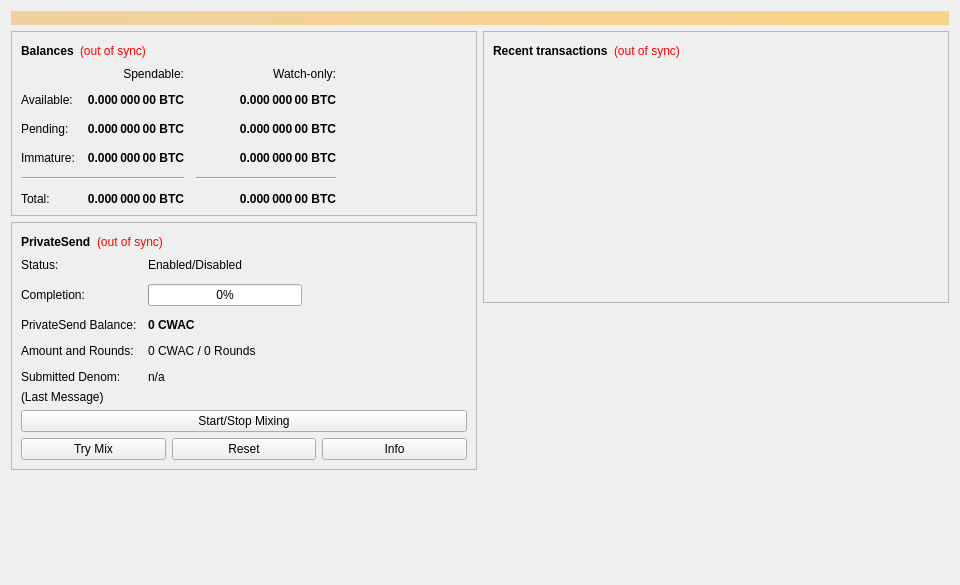
<?xml version="1.0" encoding="UTF-8"?>
<ui version="4.0">
 <class>OverviewPage</class>
 <widget class="QWidget" name="OverviewPage">
  <property name="geometry">
   <rect>
    <x>0</x>
    <y>0</y>
    <width>960</width>
    <height>585</height>
   </rect>
  </property>
  <property name="minimumSize">
   <size>
    <width>960</width>
    <height>0</height>
   </size>
  </property>
  <property name="windowTitle">
   <string>Form</string>
  </property>
  <layout class="QVBoxLayout" name="topLayout">
   <item>
    <widget class="QLabel" name="labelAlerts">
     <property name="visible">
      <bool>false</bool>
     </property>
     <property name="styleSheet">
      <string notr="true">QLabel { background-color: qlineargradient(x1: 0, y1: 0, x2: 1, y2: 0, stop:0 #F0D0A0, stop:1 #F8D488); color:#000000; }</string>
     </property>
     <property name="wordWrap">
      <bool>true</bool>
     </property>
     <property name="margin">
      <number>3</number>
     </property>
     <property name="textInteractionFlags">
      <set>Qt::TextSelectableByMouse</set>
     </property>
    </widget>
   </item>
   <item>
    <layout class="QHBoxLayout" name="horizontalLayout" stretch="1,1">
     <item>
      <layout class="QVBoxLayout" name="verticalLayout_2">
       <item>
        <widget class="QFrame" name="frame">
         <property name="frameShape">
          <enum>QFrame::StyledPanel</enum>
         </property>
         <property name="frameShadow">
          <enum>QFrame::Raised</enum>
         </property>
         <layout class="QVBoxLayout" name="verticalLayout_4">
          <item>
           <layout class="QHBoxLayout" name="horizontalLayout_4">
            <item>
             <widget class="QLabel" name="label_5">
              <property name="font">
               <font>
                <weight>75</weight>
                <bold>true</bold>
               </font>
              </property>
              <property name="text">
               <string>Balances</string>
              </property>
             </widget>
            </item>
            <item>
             <widget class="QLabel" name="labelWalletStatus">
              <property name="toolTip">
               <string>The displayed information may be out of date. Your wallet automatically synchronizes with the cryptocause network after a connection is established, but this process has not completed yet.</string>
              </property>
              <property name="styleSheet">
               <string notr="true">QLabel { color: red; }</string>
              </property>
              <property name="text">
               <string notr="true">(out of sync)</string>
              </property>
              <property name="alignment">
               <set>Qt::AlignLeading|Qt::AlignLeft|Qt::AlignVCenter</set>
              </property>
             </widget>
            </item>
            <item>
             <spacer name="horizontalSpacer_3">
              <property name="orientation">
               <enum>Qt::Horizontal</enum>
              </property>
              <property name="sizeHint" stdset="0">
               <size>
                <width>40</width>
                <height>20</height>
               </size>
              </property>
             </spacer>
            </item>
           </layout>
          </item>
          <item>
           <layout class="QGridLayout" name="gridLayout">
            <property name="spacing">
             <number>12</number>
            </property>
            <item row="2" column="2">
             <widget class="QLabel" name="labelWatchPending">
              <property name="font">
               <font>
                <weight>75</weight>
                <bold>true</bold>
               </font>
              </property>
              <property name="cursor">
               <cursorShape>IBeamCursor</cursorShape>
              </property>
              <property name="toolTip">
               <string>Unconfirmed transactions to watch-only addresses</string>
              </property>
              <property name="text">
               <string notr="true">0.000 000 00 BTC</string>
              </property>
              <property name="alignment">
               <set>Qt::AlignRight|Qt::AlignTrailing|Qt::AlignVCenter</set>
              </property>
              <property name="textInteractionFlags">
               <set>Qt::LinksAccessibleByMouse|Qt::TextSelectableByKeyboard|Qt::TextSelectableByMouse</set>
              </property>
             </widget>
            </item>
            <item row="2" column="1">
             <widget class="QLabel" name="labelUnconfirmed">
              <property name="font">
               <font>
                <weight>75</weight>
                <bold>true</bold>
               </font>
              </property>
              <property name="cursor">
               <cursorShape>IBeamCursor</cursorShape>
              </property>
              <property name="toolTip">
               <string>Total of transactions that have yet to be confirmed, and do not yet count toward the spendable balance</string>
              </property>
              <property name="text">
               <string notr="true">0.000 000 00 BTC</string>
              </property>
              <property name="alignment">
               <set>Qt::AlignRight|Qt::AlignTrailing|Qt::AlignVCenter</set>
              </property>
              <property name="textInteractionFlags">
               <set>Qt::LinksAccessibleByMouse|Qt::TextSelectableByKeyboard|Qt::TextSelectableByMouse</set>
              </property>
             </widget>
            </item>
            <item row="3" column="2">
             <widget class="QLabel" name="labelWatchImmature">
              <property name="font">
               <font>
                <weight>75</weight>
                <bold>true</bold>
               </font>
              </property>
              <property name="cursor">
               <cursorShape>IBeamCursor</cursorShape>
              </property>
              <property name="toolTip">
               <string>Mined balance in watch-only addresses that has not yet matured</string>
              </property>
              <property name="text">
               <string notr="true">0.000 000 00 BTC</string>
              </property>
              <property name="alignment">
               <set>Qt::AlignRight|Qt::AlignTrailing|Qt::AlignVCenter</set>
              </property>
              <property name="textInteractionFlags">
               <set>Qt::LinksAccessibleByMouse|Qt::TextSelectableByKeyboard|Qt::TextSelectableByMouse</set>
              </property>
             </widget>
            </item>
            <item row="4" column="0" colspan="2">
             <widget class="Line" name="lineSpendableBalance">
              <property name="orientation">
               <enum>Qt::Horizontal</enum>
              </property>
             </widget>
            </item>
            <item row="4" column="2">
             <widget class="Line" name="lineWatchBalance">
              <property name="sizePolicy">
               <sizepolicy hsizetype="Preferred" vsizetype="Fixed">
                <horstretch>0</horstretch>
                <verstretch>0</verstretch>
               </sizepolicy>
              </property>
              <property name="minimumSize">
               <size>
                <width>140</width>
                <height>0</height>
               </size>
              </property>
              <property name="orientation">
               <enum>Qt::Horizontal</enum>
              </property>
             </widget>
            </item>
            <item row="5" column="0">
             <widget class="QLabel" name="labelTotalText">
              <property name="text">
               <string>Total:</string>
              </property>
             </widget>
            </item>
            <item row="3" column="1">
             <widget class="QLabel" name="labelImmature">
              <property name="font">
               <font>
                <weight>75</weight>
                <bold>true</bold>
               </font>
              </property>
              <property name="cursor">
               <cursorShape>IBeamCursor</cursorShape>
              </property>
              <property name="toolTip">
               <string>Mined balance that has not yet matured</string>
              </property>
              <property name="text">
               <string notr="true">0.000 000 00 BTC</string>
              </property>
              <property name="alignment">
               <set>Qt::AlignRight|Qt::AlignTrailing|Qt::AlignVCenter</set>
              </property>
              <property name="textInteractionFlags">
               <set>Qt::LinksAccessibleByMouse|Qt::TextSelectableByKeyboard|Qt::TextSelectableByMouse</set>
              </property>
             </widget>
            </item>
            <item row="2" column="3">
             <spacer name="horizontalSpacer_2">
              <property name="orientation">
               <enum>Qt::Horizontal</enum>
              </property>
              <property name="sizeHint" stdset="0">
               <size>
                <width>40</width>
                <height>20</height>
               </size>
              </property>
             </spacer>
            </item>
            <item row="3" column="0">
             <widget class="QLabel" name="labelImmatureText">
              <property name="text">
               <string>Immature:</string>
              </property>
             </widget>
            </item>
            <item row="5" column="1">
             <widget class="QLabel" name="labelTotal">
              <property name="font">
               <font>
                <weight>75</weight>
                <bold>true</bold>
               </font>
              </property>
              <property name="cursor">
               <cursorShape>IBeamCursor</cursorShape>
              </property>
              <property name="toolTip">
               <string>Your current total balance</string>
              </property>
              <property name="text">
               <string notr="true">0.000 000 00 BTC</string>
              </property>
              <property name="alignment">
               <set>Qt::AlignRight|Qt::AlignTrailing|Qt::AlignVCenter</set>
              </property>
              <property name="textInteractionFlags">
               <set>Qt::LinksAccessibleByMouse|Qt::TextSelectableByKeyboard|Qt::TextSelectableByMouse</set>
              </property>
             </widget>
            </item>
            <item row="5" column="2">
             <widget class="QLabel" name="labelWatchTotal">
              <property name="font">
               <font>
                <weight>75</weight>
                <bold>true</bold>
               </font>
              </property>
              <property name="cursor">
               <cursorShape>IBeamCursor</cursorShape>
              </property>
              <property name="toolTip">
               <string>Current total balance in watch-only addresses</string>
              </property>
              <property name="text">
               <string notr="true">0.000 000 00 BTC</string>
              </property>
              <property name="alignment">
               <set>Qt::AlignRight|Qt::AlignTrailing|Qt::AlignVCenter</set>
              </property>
              <property name="textInteractionFlags">
               <set>Qt::LinksAccessibleByMouse|Qt::TextSelectableByKeyboard|Qt::TextSelectableByMouse</set>
              </property>
             </widget>
            </item>
            <item row="0" column="2">
             <widget class="QLabel" name="labelWatchonly">
              <property name="text">
               <string>Watch-only:</string>
              </property>
              <property name="alignment">
               <set>Qt::AlignRight|Qt::AlignTrailing|Qt::AlignVCenter</set>
              </property>
             </widget>
            </item>
            <item row="1" column="0">
             <widget class="QLabel" name="labelBalanceText">
              <property name="text">
               <string>Available:</string>
              </property>
             </widget>
            </item>
            <item row="1" column="1">
             <widget class="QLabel" name="labelBalance">
              <property name="font">
               <font>
                <weight>75</weight>
                <bold>true</bold>
               </font>
              </property>
              <property name="cursor">
               <cursorShape>IBeamCursor</cursorShape>
              </property>
              <property name="toolTip">
               <string>Your current spendable balance</string>
              </property>
              <property name="text">
               <string notr="true">0.000 000 00 BTC</string>
              </property>
              <property name="alignment">
               <set>Qt::AlignRight|Qt::AlignTrailing|Qt::AlignVCenter</set>
              </property>
              <property name="textInteractionFlags">
               <set>Qt::LinksAccessibleByMouse|Qt::TextSelectableByKeyboard|Qt::TextSelectableByMouse</set>
              </property>
             </widget>
            </item>
            <item row="1" column="2">
             <widget class="QLabel" name="labelWatchAvailable">
              <property name="font">
               <font>
                <weight>75</weight>
                <bold>true</bold>
               </font>
              </property>
              <property name="cursor">
               <cursorShape>IBeamCursor</cursorShape>
              </property>
              <property name="toolTip">
               <string>Your current balance in watch-only addresses</string>
              </property>
              <property name="text">
               <string notr="true">0.000 000 00 BTC</string>
              </property>
              <property name="alignment">
               <set>Qt::AlignRight|Qt::AlignTrailing|Qt::AlignVCenter</set>
              </property>
              <property name="textInteractionFlags">
               <set>Qt::LinksAccessibleByMouse|Qt::TextSelectableByKeyboard|Qt::TextSelectableByMouse</set>
              </property>
             </widget>
            </item>
            <item row="2" column="0">
             <widget class="QLabel" name="labelPendingText">
              <property name="text">
               <string>Pending:</string>
              </property>
             </widget>
            </item>
            <item row="0" column="1">
             <widget class="QLabel" name="labelSpendable">
              <property name="text">
               <string>Spendable:</string>
              </property>
              <property name="alignment">
               <set>Qt::AlignRight|Qt::AlignTrailing|Qt::AlignVCenter</set>
              </property>
             </widget>
            </item>
           </layout>
          </item>
         </layout>
        </widget>
       </item>
       <item>
        <widget class="QFrame" name="framePrivateSend">
         <property name="layoutDirection">
          <enum>Qt::LeftToRight</enum>
         </property>
         <property name="frameShape">
          <enum>QFrame::StyledPanel</enum>
         </property>
         <property name="frameShadow">
          <enum>QFrame::Raised</enum>
         </property>
         <layout class="QVBoxLayout" name="VerticalLayout_PS1">
          <item>
           <layout class="QHBoxLayout" name="horizontalLayout_5">
            <item>
             <widget class="QLabel" name="labelPrivateSendHeader">
              <property name="font">
               <font>
                <weight>75</weight>
                <bold>true</bold>
               </font>
              </property>
              <property name="text">
               <string>PrivateSend</string>
              </property>
             </widget>
            </item>
            <item>
             <widget class="QLabel" name="labelPrivateSendSyncStatus">
              <property name="toolTip">
               <string>The displayed information may be out of date. Your wallet automatically synchronizes with the cryptocause network after a connection is established, but this process has not completed yet.</string>
              </property>
              <property name="styleSheet">
               <string notr="true">QLabel { color: red; }</string>
              </property>
              <property name="text">
               <string notr="true">(out of sync)</string>
              </property>
              <property name="alignment">
               <set>Qt::AlignLeading|Qt::AlignLeft|Qt::AlignVCenter</set>
              </property>
             </widget>
            </item>
            <item>
             <spacer name="horizontalSpacer_4">
              <property name="orientation">
               <enum>Qt::Horizontal</enum>
              </property>
              <property name="sizeHint" stdset="0">
               <size>
                <width>40</width>
                <height>20</height>
               </size>
              </property>
             </spacer>
            </item>
           </layout>
          </item>
          <item>
           <layout class="QFormLayout" name="privateSendFormLayout">
            <property name="fieldGrowthPolicy">
             <enum>QFormLayout::AllNonFixedFieldsGrow</enum>
            </property>
            <property name="horizontalSpacing">
             <number>11</number>
            </property>
            <property name="verticalSpacing">
             <number>12</number>
            </property>
            <item row="0" column="0">
             <widget class="QLabel" name="labelPrivateSendEnabledText">
              <property name="text">
               <string>Status:</string>
              </property>
             </widget>
            </item>
            <item row="0" column="1">
             <widget class="QLabel" name="labelPrivateSendEnabled">
              <property name="text">
               <string>Enabled/Disabled</string>
              </property>
             </widget>
            </item>
            <item row="1" column="0">
             <widget class="QLabel" name="labelCompletitionText">
              <property name="text">
               <string>Completion:</string>
              </property>
             </widget>
            </item>
            <item row="1" column="1">
             <widget class="QProgressBar" name="privateSendProgress">
              <property name="maximumSize">
               <size>
                <width>154</width>
                <height>16777215</height>
               </size>
              </property>
              <property name="value">
               <number>0</number>
              </property>
             </widget>
            </item>
            <item row="2" column="0">
             <widget class="QLabel" name="labelAnonymizedText">
              <property name="text">
               <string>PrivateSend Balance:</string>
              </property>
             </widget>
            </item>
            <item row="2" column="1">
             <widget class="QLabel" name="labelAnonymized">
              <property name="font">
               <font>
                <weight>75</weight>
                <bold>true</bold>
               </font>
              </property>
              <property name="text">
               <string notr="true">0 CWAC</string>
              </property>
             </widget>
            </item>
            <item row="3" column="0">
             <widget class="QLabel" name="labelAmountAndRoundsText">
              <property name="text">
               <string>Amount and Rounds:</string>
              </property>
             </widget>
            </item>
            <item row="3" column="1">
             <widget class="QLabel" name="labelAmountRounds">
              <property name="text">
               <string>0 CWAC / 0 Rounds</string>
              </property>
             </widget>
            </item>
            <item row="4" column="0">
             <widget class="QLabel" name="labelSubmittedDenomText">
              <property name="text">
               <string>Submitted Denom:</string>
              </property>
             </widget>
            </item>
            <item row="4" column="1">
             <widget class="QLabel" name="labelSubmittedDenom">
              <property name="toolTip">
               <string>The denominations you submitted to the Masternode.&lt;br&gt;To mix, other users must submit the exact same denominations.</string>
              </property>
              <property name="text">
               <string>n/a</string>
              </property>
             </widget>
            </item>
           </layout>
          </item>
          <item>
           <layout class="QVBoxLayout" name="VerticalLayout_PS">
            <item>
             <widget class="QLabel" name="labelPrivateSendLastMessage">
              <property name="text">
               <string>(Last Message)</string>
              </property>
              <property name="alignment">
               <set>Qt::AlignLeading|Qt::AlignLeft|Qt::AlignTop</set>
              </property>
              <property name="wordWrap">
               <bool>true</bool>
              </property>
             </widget>
            </item>
            <item>
             <widget class="QPushButton" name="togglePrivateSend">
              <property name="sizePolicy">
               <sizepolicy hsizetype="MinimumExpanding" vsizetype="Fixed">
                <horstretch>0</horstretch>
                <verstretch>0</verstretch>
               </sizepolicy>
              </property>
              <property name="text">
               <string>Start/Stop Mixing</string>
              </property>
             </widget>
            </item>
            <item>
             <layout class="QHBoxLayout" name="horizontalLayout_debugbuttons">
              <item>
               <widget class="QPushButton" name="privateSendAuto">
                <property name="sizePolicy">
                 <sizepolicy hsizetype="MinimumExpanding" vsizetype="Fixed">
                  <horstretch>0</horstretch>
                  <verstretch>0</verstretch>
                 </sizepolicy>
                </property>
                <property name="toolTip">
                 <string>Try to manually submit a PrivateSend request.</string>
                </property>
                <property name="text">
                 <string>Try Mix</string>
                </property>
               </widget>
              </item>
              <item>
               <widget class="QPushButton" name="privateSendReset">
                <property name="sizePolicy">
                 <sizepolicy hsizetype="MinimumExpanding" vsizetype="Fixed">
                  <horstretch>0</horstretch>
                  <verstretch>0</verstretch>
                 </sizepolicy>
                </property>
                <property name="toolTip">
                 <string>Reset the current status of PrivateSend (can interrupt PrivateSend if it's in the process of Mixing, which can cost you money!)</string>
                </property>
                <property name="autoFillBackground">
                 <bool>false</bool>
                </property>
                <property name="text">
                 <string>Reset</string>
                </property>
               </widget>
              </item>
              <item>
               <widget class="QPushButton" name="privateSendInfo">
                <property name="sizePolicy">
                 <sizepolicy hsizetype="MinimumExpanding" vsizetype="Fixed">
                  <horstretch>0</horstretch>
                  <verstretch>0</verstretch>
                 </sizepolicy>
                </property>
                <property name="toolTip">
                 <string>Information about PrivateSend and Mixing</string>
                </property>
                <property name="text">
                 <string>Info</string>
                </property>
               </widget>
              </item>
             </layout>
            </item>
           </layout>
          </item>
         </layout>
        </widget>
       </item>
       <item>
        <spacer name="verticalSpacer">
         <property name="orientation">
          <enum>Qt::Vertical</enum>
         </property>
         <property name="sizeHint" stdset="0">
          <size>
           <width>20</width>
           <height>40</height>
          </size>
         </property>
        </spacer>
       </item>
      </layout>
     </item>
     <item>
      <layout class="QVBoxLayout" name="verticalLayout_3">
       <item>
        <widget class="QFrame" name="frame_2">
         <property name="frameShape">
          <enum>QFrame::StyledPanel</enum>
         </property>
         <property name="frameShadow">
          <enum>QFrame::Raised</enum>
         </property>
         <layout class="QVBoxLayout" name="verticalLayout">
          <item>
           <layout class="QHBoxLayout" name="horizontalLayout_2">
            <item>
             <widget class="QLabel" name="label_4">
              <property name="font">
               <font>
                <weight>75</weight>
                <bold>true</bold>
               </font>
              </property>
              <property name="text">
               <string>Recent transactions</string>
              </property>
             </widget>
            </item>
            <item>
             <widget class="QLabel" name="labelTransactionsStatus">
              <property name="toolTip">
               <string>The displayed information may be out of date. Your wallet automatically synchronizes with the cryptocause network after a connection is established, but this process has not completed yet.</string>
              </property>
              <property name="styleSheet">
               <string notr="true">QLabel { color: red; }</string>
              </property>
              <property name="text">
               <string notr="true">(out of sync)</string>
              </property>
              <property name="alignment">
               <set>Qt::AlignLeading|Qt::AlignLeft|Qt::AlignVCenter</set>
              </property>
             </widget>
            </item>
            <item>
             <spacer name="horizontalSpacer">
              <property name="orientation">
               <enum>Qt::Horizontal</enum>
              </property>
              <property name="sizeHint" stdset="0">
               <size>
                <width>40</width>
                <height>20</height>
               </size>
              </property>
             </spacer>
            </item>
           </layout>
          </item>
          <item>
           <widget class="QListView" name="listTransactions">
            <property name="styleSheet">
             <string notr="true">QListView { background: transparent; }</string>
            </property>
            <property name="frameShape">
             <enum>QFrame::NoFrame</enum>
            </property>
            <property name="verticalScrollBarPolicy">
             <enum>Qt::ScrollBarAlwaysOff</enum>
            </property>
            <property name="horizontalScrollBarPolicy">
             <enum>Qt::ScrollBarAlwaysOff</enum>
            </property>
            <property name="selectionMode">
             <enum>QAbstractItemView::NoSelection</enum>
            </property>
           </widget>
          </item>
         </layout>
        </widget>
       </item>
       <item>
        <spacer name="verticalSpacer_2">
         <property name="orientation">
          <enum>Qt::Vertical</enum>
         </property>
         <property name="sizeHint" stdset="0">
          <size>
           <width>20</width>
           <height>40</height>
          </size>
         </property>
        </spacer>
       </item>
      </layout>
     </item>
    </layout>
   </item>
  </layout>
 </widget>
 <resources/>
 <connections/>
</ui>
